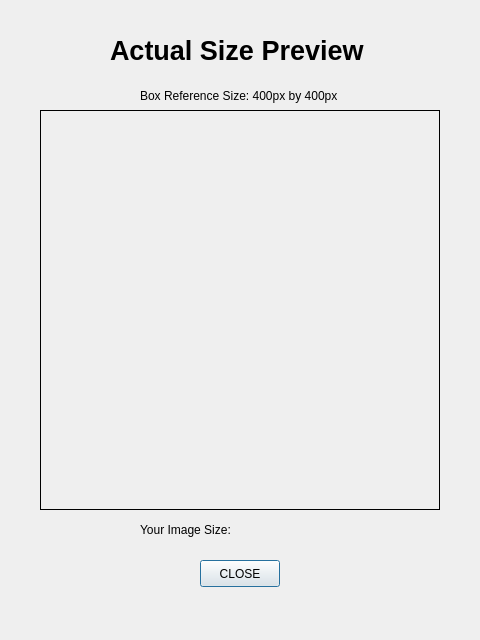
<?xml version="1.0" encoding="UTF-8"?>
<ui version="4.0">
 <class>canvaspreview</class>
 <widget class="QDialog" name="canvaspreview">
  <property name="geometry">
   <rect>
    <x>0</x>
    <y>0</y>
    <width>480</width>
    <height>640</height>
   </rect>
  </property>
  <property name="windowTitle">
   <string>Dialog</string>
  </property>
  <widget class="QLabel" name="actualPreviewLabel">
   <property name="geometry">
    <rect>
     <x>40</x>
     <y>110</y>
     <width>400</width>
     <height>400</height>
    </rect>
   </property>
   <property name="frameShape">
    <enum>QFrame::Box</enum>
   </property>
   <property name="text">
    <string/>
   </property>
  </widget>
  <widget class="QLabel" name="titleLabel">
   <property name="geometry">
    <rect>
     <x>110</x>
     <y>20</y>
     <width>271</width>
     <height>61</height>
    </rect>
   </property>
   <property name="font">
    <font>
     <pointsize>20</pointsize>
     <bold>true</bold>
    </font>
   </property>
   <property name="layoutDirection">
    <enum>Qt::LeftToRight</enum>
   </property>
   <property name="text">
    <string>Actual Size Preview</string>
   </property>
  </widget>
  <widget class="QPushButton" name="pushButton">
   <property name="geometry">
    <rect>
     <x>200</x>
     <y>560</y>
     <width>80</width>
     <height>27</height>
    </rect>
   </property>
   <property name="text">
    <string>CLOSE</string>
   </property>
  </widget>
  <widget class="QLabel" name="boxSizeLabel">
   <property name="geometry">
    <rect>
     <x>140</x>
     <y>70</y>
     <width>241</width>
     <height>51</height>
    </rect>
   </property>
   <property name="text">
    <string>Box Reference Size: 400px by 400px</string>
   </property>
  </widget>
  <widget class="QLabel" name="actualSizeLabel">
   <property name="geometry">
    <rect>
     <x>240</x>
     <y>520</y>
     <width>131</width>
     <height>19</height>
    </rect>
   </property>
   <property name="text">
    <string/>
   </property>
  </widget>
  <widget class="QLabel" name="label">
   <property name="geometry">
    <rect>
     <x>140</x>
     <y>520</y>
     <width>101</width>
     <height>19</height>
    </rect>
   </property>
   <property name="text">
    <string>Your Image Size:</string>
   </property>
  </widget>
 </widget>
 <resources/>
 <connections/>
</ui>
